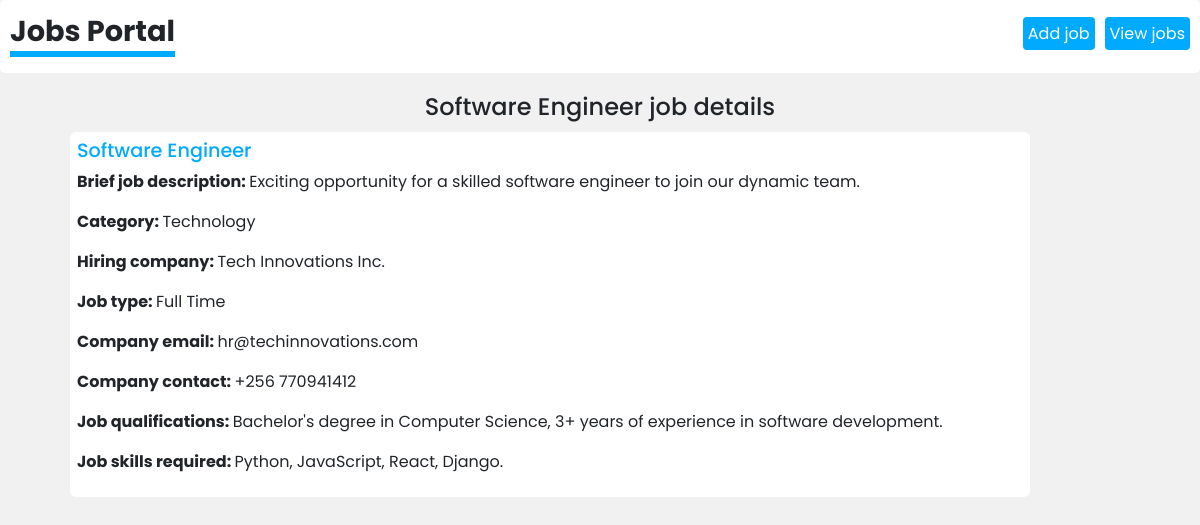
The app's page /job/details/1/ with its own data.
### jobs/models.py (models this page shows, shortened)
class Job(models.Model):
    class JobTypeOptions(models.TextChoices):
        FULLTIME = "FT", ("Full Time")
        PARTTIME = "PT", ("Part Time")
    title = models.CharField(max_length= 20)
    description = models.TextField()
    category = models.CharField(max_length=10)
    company = models.CharField(max_length= 20)
    location = models.CharField(max_length=20)
    jobtype = models.CharField(max_length=10, default="FT" , choices=JobTypeOptions.choices)
    qualifications = models.TextField()
    skills = models.TextField()
    email = models.EmailField()
    contact = models.CharField(max_length=14)

### jobs/views.py (the view)
# urls.py: path('job/details/<int:id>/', views.jobdetails, name='jobdetails')
def jobdetails(request,id):
    jobdetails = Job.objects.get(id=id)
    return render (request, 'JobDetails.html',{
        'jobdetails':jobdetails
    })

### templates/JobDetails.html (shortened to what this page needs)
{% extends 'Header.html' %}
{% block content %}
<head>
</head>
<body>
    <div>
        <h3>{{ jobdetails.title }} job details</h3>
        <div class="details">
            <h4>{{ jobdetails.title }}</h4>
            <p><strong>Brief job description: </strong>{{ jobdetails.description }}</p>
            <p><strong>Category: </strong>{{ jobdetails.category }}</p>
            <p><strong>Hiring company: </strong>{{ jobdetails.company }}</p>
            <p><strong>Job type: </strong>
                {% if jobdetails.jobtype == "FT" %}
                    Full Time
                {% elif jobdetails.jobtype == "PT" %}
                    Part Time
                {% endif %}
            </p>
            <p><strong>Company email: </strong>{{ jobdetails.email }}</p>
            <p><strong>Company contact: </strong>{{ jobdetails.contact }}</p>
            <p><strong>Job qualifications: </strong>{{ jobdetails.qualifications }}</p>
            <p><strong>Job skills required: </strong>{{ jobdetails.skills }}</p>
        </div>
    </div>
</body>
{% endblock %}

### templates/Header.html (shortened to what this page needs)
<!DOCTYPE html>
<html lang="en">
<head>
    <link rel="stylesheet" href="https://stackpath.bootstrapcdn.com/bootstrap/4.3.1/css/bootstrap.min.css">
</head>
<body>
    <div class="navbar">
        <div class="logo"><strong class="strong">Jobs Portal</strong></div>
        <div class="navlinks">
            <ul class="links">
                <li><a href="{% url 'addjob' %}">Add job</a></li>
                <li><a href="{% url 'jobs' %}">View jobs</a></li>
            </ul>
        </div>
    </div>
    {% block content %}
    {% endblock %}
</body>
</html>

### templates/Header.html (style rules this page uses)
body { background: #f1f1f1; font-family: 'Poppins', sans-serif; }
.navbar { background: #fff; padding: 10px; padding-bottom: 20px; display: flex; justify-content: space-between; border-radius: 5px; margin-bottom: 20px; }
ul { display: flex; gap: 10px; }
ul li { text-decoration: none; list-style: none; color: #fff; }
ul li a { color: #fff; background: #00aaff; padding: 5px; text-decoration: none; position: relative; top: 10px; text-decoration: none; border-radius: 4px; }
.strong { font-size: 1.8em; border-bottom: 6px solid #00aaff; }

### templates/JobDetails.html (style rules this page uses)
body { background: #f1f1f1; font-family: 'Poppins', sans-serif; }
.details { background: #fff; padding: 7px; margin: 10px; border-radius: 6px; width: 80%; position: relative; left: 5%; }
h3 { font-size: 24px; text-align: center; }
.details h4 { color: #00aaff; font-size: 1.2em; }

### records on screen
Job: title "Software Engineer", description "Exciting opportunity for a skilled software engineer to join our dynamic team.", category "Technology", company "Tech Innovations Inc.", email "hr@techinnovations.com", contact "+256 770941412", qualifications "Bachelor's degree in Computer Science, 3+ years of experience in software development.", skills "Python, JavaScript, React, Django."
